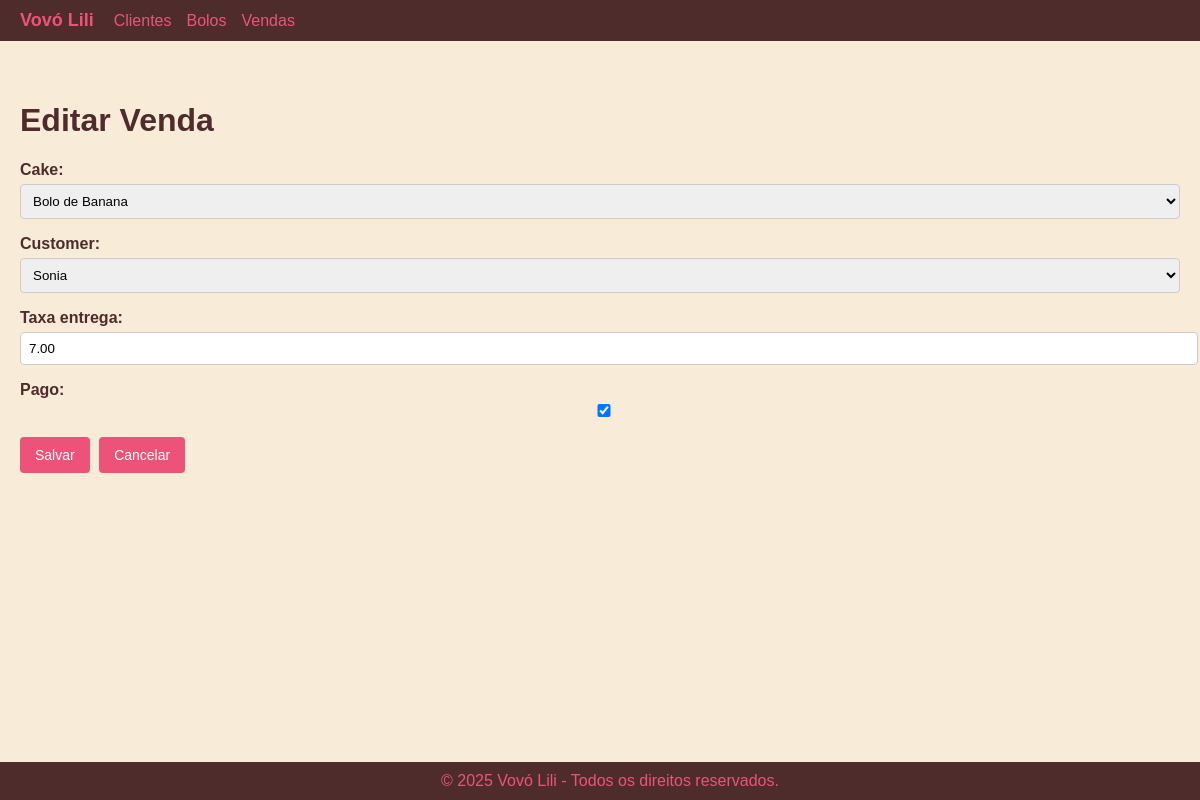
Screenshot of /vendas/1/editar/ with the database file from the repository.
### sales/models.py (models this page shows, shortened)
class Sale(models.Model):
    data = models.DateTimeField(auto_now_add=True)
    cake = models.ForeignKey(Cake, on_delete=models.CASCADE)
    customer = models.ForeignKey(Customer, on_delete=models.CASCADE)
    taxa_entrega = models.DecimalField(max_digits=10, decimal_places=2)
    pago = models.BooleanField(default=False)

### sales/views.py (the view)
# urls.py: path('<int:pk>/editar/', SaleUpdateView.as_view(), name='sale_update'),
class SaleUpdateView(UpdateView):
    model = Sale
    template_name = 'sales/sale_form.html'
    fields = '__all__'
    success_url = reverse_lazy('sale_list')

### cakes/models.py (called while the page is built)
    def __str__(self):
        return self.nome

### customers/models.py (called while the page is built)
    def __str__(self):
        return self.nome

### sales/templates/sales/sale_form.html (shortened to what this page needs)
{% extends 'app/base.html' %}
{% block content %}
    <h1>{% if object %}Editar Venda{% else %}Nova Venda{% endif %}</h1>
    <form method="post">
        {{ form.as_p }}
        <button type="submit" class="btn">Salvar</button>
        <a class="btn" href="{% url 'sale_list' %}">Cancelar</a>
    </form>
{% endblock %}

### app/templates/app/base.html (style rules this page uses)
body { background-color: #F8EBD8; font-family: Arial, sans-serif; margin: 0; padding: 0; }
h1, h2, h3 { color: #4F2C2C; }
.btn { background-color: #ED5378; color: #fff; border: none; padding: 10px 15px; text-decoration: none; font-size: 14px; cursor: pointer; border-radius: 4px; margin-right: 5px; }
label { display: block; font-weight: bold; color: #4F2C2C; }
input, select { width: 100%; padding: 8px; margin-top: 5px; border: 1px solid #ccc; border-radius: 4px; }

### rows the page displays
Sale: cake "Bolo de Banana", customer "Sonia", taxa_entrega "7.00", pago "☑"
